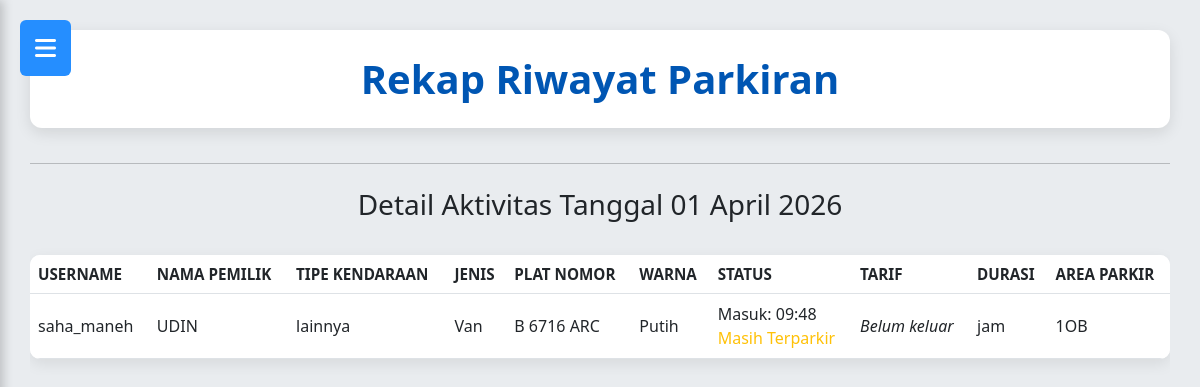
Page /rekap_transaksi_parkir.php (signed in) on the committed database.
### tables this page shows
CREATE TABLE `tb_transaksi` (
  `id_parkir` int(11) NOT NULL,
  `id_kendaraan` int(11) DEFAULT NULL,
  `plat_nomor` varchar(20) DEFAULT NULL,
  `plat_nomor_tamu` varchar(15) DEFAULT NULL,
  `waktu_masuk` datetime NOT NULL,
  `waktu_keluar` datetime DEFAULT NULL,
  `id_tarif` int(11) DEFAULT NULL,
  `durasi_jam` int(5) NOT NULL,
  `biaya_total` decimal(10,0) NOT NULL,
  `status` enum('masuk','keluar') NOT NULL,
  `id_user` int(11) DEFAULT NULL,
  `id_area` int(11) DEFAULT NULL,
  `jenis_transaksi` enum('user','tamu') NOT NULL DEFAULT 'user'
);

CREATE TABLE `tb_user` (
  `id_user` int(11) NOT NULL,
  `nama_lengkap` varchar(50) NOT NULL,
  `username` varchar(50) NOT NULL,
  `password` varchar(100) NOT NULL,
  `role` enum('admin','petugas','owner') NOT NULL,
  `status_aktif` tinyint(1) NOT NULL
);

CREATE TABLE `tb_kendaraan` (
  `id_kendaraan` int(11) NOT NULL,
  `plat_nomor` varchar(15) NOT NULL,
  `tipe_kendaraan` enum('motor','mobil','lainnya') NOT NULL,
  `jenis_kendaraan` varchar(20) NOT NULL,
  `warna` varchar(20) NOT NULL,
  `pemilik` varchar(100) NOT NULL,
  `id_user` int(11) NOT NULL
);

CREATE TABLE `tb_area_parkir` (
  `id_area` int(11) NOT NULL,
  `nama_area` varchar(50) NOT NULL,
  `tipe_kendaraan` enum('motor','mobil','lainnya') NOT NULL,
  `kapasitas` int(5) NOT NULL,
  `terisi` int(5) NOT NULL,
  `status_area_parkir` enum('penuh','tempat kosong masih tersedia','ditutup') NOT NULL
);

### rekap_transaksi_parkir.php (the view, shortened to what this page needs)
<?php
include 'koneksi_parkir.php';
$id_user = $_SESSION['id_user'];
$whereDate = "";
$params    = [$id_user];
$types     = "i";
$sql = "
SELECT
    t.id_parkir,
    t.waktu_masuk,
    t.waktu_keluar,
    t.durasi_jam,
    t.biaya_total,
    t.status,
    k.plat_nomor,
    k.tipe_kendaraan,
    k.jenis_kendaraan,
    k.warna,
    k.pemilik,
    a.nama_area,
    u.username
FROM tb_transaksi t
JOIN tb_kendaraan k ON t.id_kendaraan = k.id_kendaraan
JOIN tb_area_parkir a ON t.id_area = a.id_area
JOIN tb_user u ON t.id_user = u.id_user
WHERE t.id_user = ?
$whereDate
ORDER BY t.waktu_masuk DESC
";
$stmt = $conn->prepare($sql);
$stmt->bind_param($types, ...$params);
$stmt->execute();
$result = $stmt->get_result();
$rekap_per_tanggal = [];
while ($row = $result->fetch_assoc()) {
    $tanggal = date('Y-m-d', strtotime($row['waktu_masuk']));
    if ($row['status'] === 'keluar') {
        $durasi = (int)$row['durasi_jam'];
        $biaya  = (int)$row['biaya_total'];
    } else {
        $durasi = null;
        $biaya  = null;
    }
    $rekap_per_tanggal[$tanggal][] = [
        'username'        => $row['username'],
        'pemilik'         => $row['pemilik'],
        'tipe_kendaraan'  => $row['tipe_kendaraan'],
        'jenis_kendaraan' => $row['jenis_kendaraan'],
        'plat_nomor'      => $row['plat_nomor'],
        'warna'           => $row['warna'],
        'status'          => $row['status'],
        'waktu_masuk'     => $row['waktu_masuk'],
        'waktu_keluar'    => $row['waktu_keluar'],
        'durasi_jam'      => $durasi,
        'biaya_total'     => $biaya,
        'nama_area'       => $row['nama_area']
    ];
}
?>
<!DOCTYPE html>
<html lang="id">
<head>
    <link rel="stylesheet" href="desain_parkir.css">
    <link href="https://cdn.jsdelivr.net/npm/bootstrap@5.3.0/dist/css/bootstrap.min.css" rel="stylesheet">
    <link href="https://cdnjs.cloudflare.com/ajax/libs/font-awesome/6.4.2/css/all.min.css" rel="stylesheet">
</head>
<body>
<div class="wrapper">
    <?php include 'sidebar_parkiran.php'; ?>
    <main class="main-content">
        <header class="main-header">
            <h2>Rekap Riwayat Parkiran</h2>
        </header>
        <hr>
        <?php if (!empty($rekap_per_tanggal)): ?>
            <?php foreach ($rekap_per_tanggal as $tanggal => $data_harian): ?>
                <h3 class="mt-4">
                    Detail Aktivitas Tanggal
                    <?= date('d F Y', strtotime($tanggal)); ?>
                </h3>
                <div class="card-body">
                    <div class="table-responsive">
                        <table class="table table-hover align-middle">
                            <thead>
                                <tr>
                                    <th>Username</th>
                                    <th>Nama Pemilik</th>
                                    <th>Tipe Kendaraan</th>
                                    <th>Jenis</th>
                                    <th>Plat Nomor</th>
                                    <th>Warna</th>
                                    <th>Status</th>
                                    <th>Tarif</th>
                                    <th>Durasi</th>
                                    <th>Area Parkir</th>
                                </tr>
                            </thead>
                            <tbody>
                            <?php foreach ($data_harian as $row): ?>
                                <tr>
                                    <td><?= htmlspecialchars($row['username']) ?></td>
                                    <td><?= htmlspecialchars($row['pemilik']) ?></td>
                                    <td><?= htmlspecialchars($row['tipe_kendaraan']) ?></td>
                                    <td><?= htmlspecialchars($row['jenis_kendaraan']) ?></td>
                                    <td><?= htmlspecialchars($row['plat_nomor']) ?></td>
                                    <td><?= htmlspecialchars($row['warna']) ?></td>
                                    <td>
                                        <?php if ($row['status'] === 'masuk'): ?>
                                            Masuk: <?= date('H:i', strtotime($row['waktu_masuk'])) ?><br>
                                            <span class="text-warning">Masih Terparkir</span>
                                        <?php else: ?>
                                            Masuk: <?= date('H:i', strtotime($row['waktu_masuk'])) ?><br>
                                            Keluar: <?= date('H:i', strtotime($row['waktu_keluar'])) ?>
                                        <?php endif; ?>
                                    </td>
                                    <td>
                                        <?php if ($row['status'] === 'keluar'): ?>
                                            Rp <?= number_format($row['biaya_total'], 0, ',', '.') ?>
                                        <?php else: ?>
                                            <em>Belum keluar</em>
                                        <?php endif; ?>
                                    </td>
                                    <td><?= $row['durasi_jam'] ?> jam</td>
                                    <td><?= htmlspecialchars($row['nama_area']) ?></td>
                                </tr>
                            <?php endforeach; ?>
                            </tbody>
                        </table>
                    </div>
                </div>
            <?php endforeach; ?>
        <?php else: ?>
            <div class="alert alert-warning mt-4">
                Tidak ada riwayat parkir untuk akun ini.
            </div>
        <?php endif; ?>
    </main>
</div>
</body>
</html>

### desain_parkir.css (style rules this page uses)
body { font-family: 'Segoe UI', Tahoma, Geneva, Verdana, sans-serif; margin: 0; background-color: #e9ecef; color: #343a40; line-height: 1.6; display: flex; min-height: 100vh; }
.wrapper { display: flex; width: 100%; }
:root { --sidebar-width: 250px; }
.main-content { flex-grow: 1; padding: 30px; background-color: #e9ecef; overflow-x: hidden; transition: margin-left 0.3s ease; margin-left: 0 !important; }
.main-header { background-color: #ffffff; padding: 25px 35px; border-radius: 12px; box-shadow: 0 5px 15px rgba(0,0,0,0.1); margin-bottom: 35px; text-align: center; }
.main-header h2 { margin: 0; color: #0056b3; font-size: 2.5em; font-weight: 700; }
:root { --masuk-color: #28a745; --keluar-color: #ff6600; --terparkir-color: #ffc107; }
h2, h3 { color: #0056b3; text-align: center; margin-bottom: 20px; }
table { width: 100%; border-collapse: collapse; margin-top: 25px; box-shadow: 0 5px 15px rgba(0, 0, 0, 0.08); border-radius: 10px; overflow: hidden; background-color: #ffffff; }
th, td { border: 1px solid #e0e0e0; padding: 12px; text-align: left; }
th { background-color: #007bff; color: white; font-weight: bold; text-transform: uppercase; font-size: 0.95em; }
hr { border: 0; border-top: 1px solid #e0e0e0; margin: 40px 0; }

### rows in the picture
tb_transaksi: waktu_masuk "01 April 2026", id_user.username "saha_maneh", id_kendaraan.pemilik "UDIN", id_kendaraan.tipe_kendaraan "lainnya", id_kendaraan.jenis_kendaraan "Van", id_kendaraan.plat_nomor "B 6716 ARC", id_kendaraan.warna "Putih", waktu_masuk "09:48", status "Belum keluar", id_area.nama_area "1OB"
